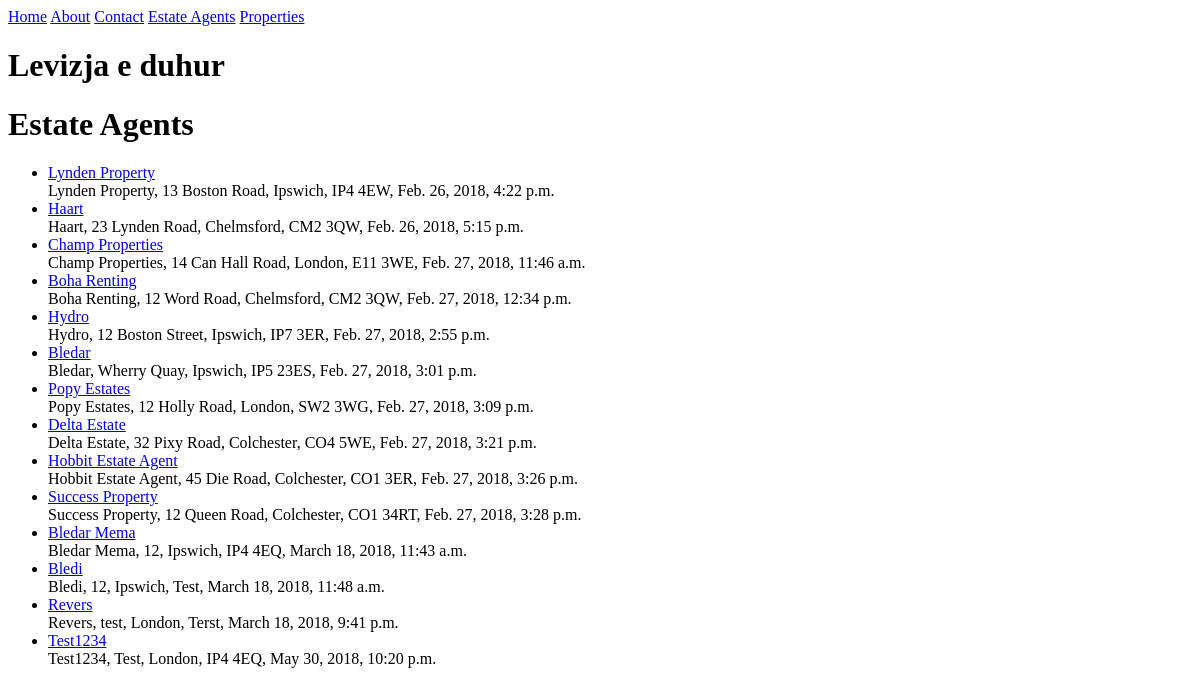
The page /estate_agent/ on the database as committed earlier.
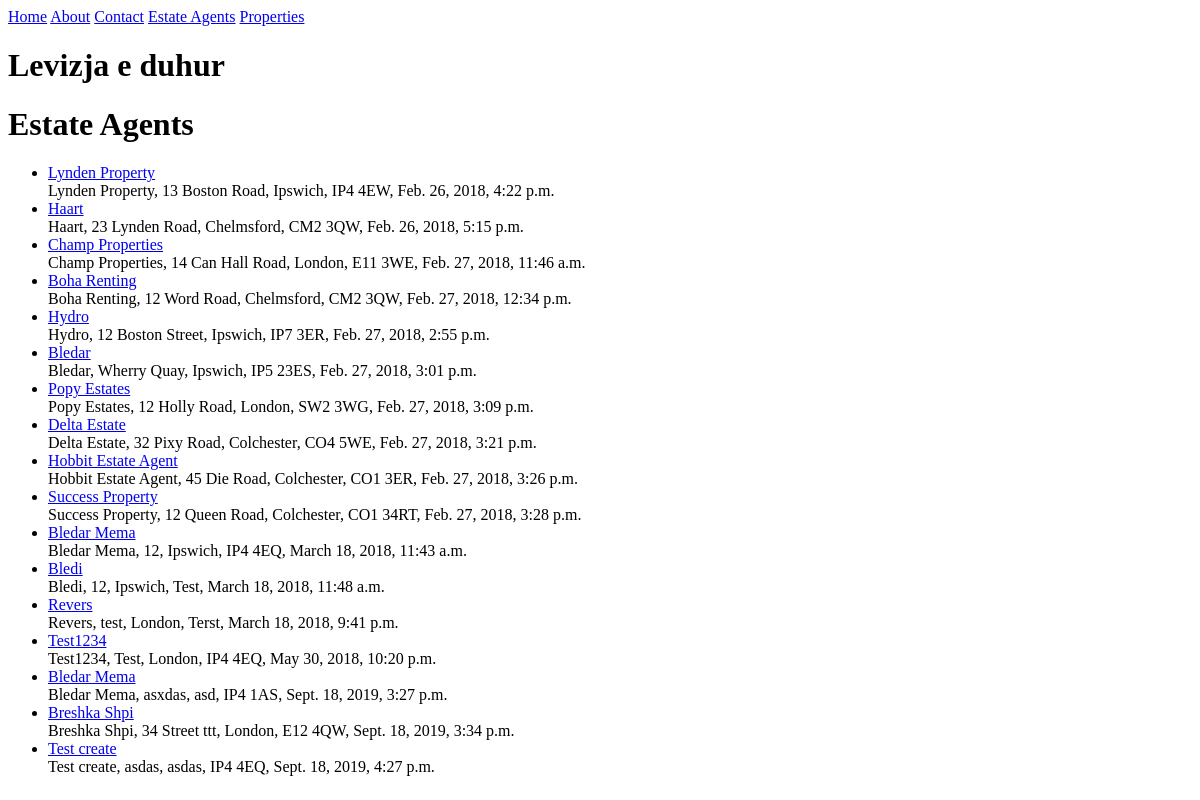
The same page on the database as committed later.
### estate_agent/models.py (models this page shows, shortened)
class EstateAgent(models.Model):
	name				= models.CharField(max_length=120)
	address1			= models.CharField(max_length=120, null=True, blank=True)
	address2			= models.CharField(max_length=120, null=True, blank=True) # , validators=[validate_location]
	postcode			= models.CharField(max_length=8)
	timestamp			= models.DateTimeField(auto_now_add=True)
	updated				= models.DateTimeField(auto_now=True)
	slug				= models.SlugField(null=True, blank=True)
	def __str__(self):
		return self.name
	def get_absolute_url(self):
		return reverse('estate_agents:detail', kwargs={'slug': self.slug})

### estate_agent/views.py (the view)
class EstateAgentListView(ListView):
	queryset = EstateAgent.objects.all()
	template_name='estate_agent/estate_agent_list.html'
	def get_queryset(self):
		print (self.kwargs)
		slug = self.kwargs.get("slug")
		if slug:
			queryset = EstateAgent.objects.filter(
				Q(address2__iexact=slug) |
				Q(address2__icontains=slug)
			)
		else:
			queryset = EstateAgent.objects.all()
		return queryset

### estate_agent/templates/estate_agent/estate_agent_list.html (shortened to what this page needs)
{% extends "base.html" %}
{% block content%}
<h1>Estate Agents</h1>
<ul>
	{% for obj in object_list %}
		<li><a href='{{ obj.get_absolute_url }}'>{{ obj }}</a><br/>
		{{ obj.name }}, {{ obj.address1 }}, {{ obj.address2 }}, {{ obj.postcode }}, {{ obj.timestamp }} </li>
	{% endfor %}
</ul>
{% endblock content %}

Rows that differ between the two databases and show on the page:
added EstateAgent: name "Bledar Mema", address1 "asxdas", address2 "asd", postcode "IP4 1AS", timestamp "Sept. 18, 2019, 3:27 p.m."
added EstateAgent: name "Breshka Shpi", address1 "34 Street ttt", address2 "London", postcode "E12 4QW", timestamp "Sept. 18, 2019, 3:34 p.m."
added EstateAgent: name "Test create", address1 "asdas", address2 "asdas", postcode "IP4 4EQ", timestamp "Sept. 18, 2019, 4:27 p.m."
